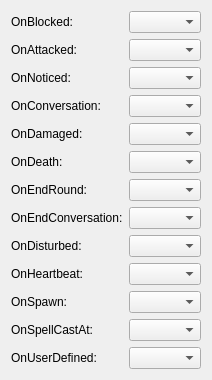
      <widget class="QWidget" name="Scripts">
       <attribute name="title">
        <string>Scripts</string>
       </attribute>
       <layout class="QFormLayout" name="formLayout_22">
        <item row="0" column="0">
         <widget class="QLabel" name="label_95">
          <property name="text">
           <string>OnBlocked:</string>
          </property>
         </widget>
        </item>
        <item row="0" column="1">
         <layout class="QHBoxLayout" name="horizontalLayout_29">
          <item>
           <widget class="FilterComboBox" name="onBlockedEdit"/>
          </item>
         </layout>
        </item>
        <item row="1" column="0">
         <widget class="QLabel" name="label_106">
          <property name="text">
           <string>OnAttacked:</string>
          </property>
         </widget>
        </item>
        <item row="1" column="1">
         <layout class="QHBoxLayout" name="horizontalLayout_30">
          <item>
           <widget class="FilterComboBox" name="onAttackedEdit"/>
          </item>
         </layout>
        </item>
        <item row="2" column="0">
         <widget class="QLabel" name="label_96">
          <property name="text">
           <string>OnNoticed:</string>
          </property>
         </widget>
        </item>
        <item row="2" column="1">
         <layout class="QHBoxLayout" name="horizontalLayout_31">
          <item>
           <widget class="FilterComboBox" name="onNoticeEdit"/>
          </item>
         </layout>
        </item>
        <item row="3" column="0">
         <widget class="QLabel" name="label_97">
          <property name="text">
           <string>OnConversation:</string>
          </property>
         </widget>
        </item>
        <item row="3" column="1">
         <layout class="QHBoxLayout" name="horizontalLayout_32">
          <item>
           <widget class="FilterComboBox" name="onConversationEdit"/>
          </item>
         </layout>
        </item>
        <item row="4" column="0">
         <widget class="QLabel" name="label_98">
          <property name="text">
           <string>OnDamaged:</string>
          </property>
         </widget>
        </item>
        <item row="4" column="1">
         <layout class="QHBoxLayout" name="horizontalLayout_33">
          <item>
           <widget class="FilterComboBox" name="onDamagedEdit"/>
          </item>
         </layout>
        </item>
        <item row="5" column="0">
         <widget class="QLabel" name="label_109">
          <property name="text">
           <string>OnDeath:</string>
          </property>
         </widget>
        </item>
        <item row="5" column="1">
         <layout class="QHBoxLayout" name="horizontalLayout_34">
          <item>
           <widget class="FilterComboBox" name="onDeathEdit"/>
          </item>
         </layout>
        </item>
        <item row="6" column="0">
         <widget class="QLabel" name="label_107">
          <property name="text">
           <string>OnEndRound:</string>
          </property>
         </widget>
        </item>
        <item row="6" column="1">
         <layout class="QHBoxLayout" name="horizontalLayout_35">
          <item>
           <widget class="FilterComboBox" name="onEndRoundEdit"/>
          </item>
         </layout>
        </item>
        <item row="7" column="0">
         <widget class="QLabel" name="label_108">
          <property name="text">
           <string>OnEndConversation:</string>
          </property>
         </widget>
        </item>
        <item row="7" column="1">
         <layout class="QHBoxLayout" name="horizontalLayout_36">
          <item>
           <widget class="FilterComboBox" name="onEndConversationEdit"/>
          </item>
         </layout>
        </item>
        <item row="8" column="0">
         <widget class="QLabel" name="label_100">
          <property name="text">
           <string>OnDisturbed:</string>
          </property>
         </widget>
        </item>
        <item row="8" column="1">
         <layout class="QHBoxLayout" name="horizontalLayout_38">
          <item>
           <widget class="FilterComboBox" name="onDisturbedEdit"/>
          </item>
         </layout>
        </item>
        <item row="9" column="0">
         <widget class="QLabel" name="label_101">
          <property name="text">
           <string>OnHeartbeat:</string>
          </property>
         </widget>
        </item>
        <item row="9" column="1">
         <layout class="QHBoxLayout" name="horizontalLayout_39">
          <item>
           <widget class="FilterComboBox" name="onHeartbeatEdit"/>
          </item>
         </layout>
        </item>
        <item row="10" column="0">
         <widget class="QLabel" name="label_103">
          <property name="text">
           <string>OnSpawn:</string>
          </property>
         </widget>
        </item>
        <item row="10" column="1">
         <layout class="QHBoxLayout" name="horizontalLayout_41">
          <item>
           <widget class="FilterComboBox" name="onSpawnEdit"/>
          </item>
         </layout>
        </item>
        <item row="11" column="0">
         <widget class="QLabel" name="label_104">
          <property name="text">
           <string>OnSpellCastAt:</string>
          </property>
         </widget>
        </item>
        <item row="11" column="1">
         <layout class="QHBoxLayout" name="horizontalLayout_42">
          <item>
           <widget class="FilterComboBox" name="onSpellCastEdit"/>
          </item>
         </layout>
        </item>
        <item row="12" column="0">
         <widget class="QLabel" name="label_105">
          <property name="text">
           <string>OnUserDefined:</string>
          </property>
         </widget>
        </item>
        <item row="12" column="1">
         <layout class="QHBoxLayout" name="horizontalLayout_43">
          <item>
           <widget class="FilterComboBox" name="onUserDefinedEdit"/>
          </item>
         </layout>
        </item>
       </layout>
      </widget>
